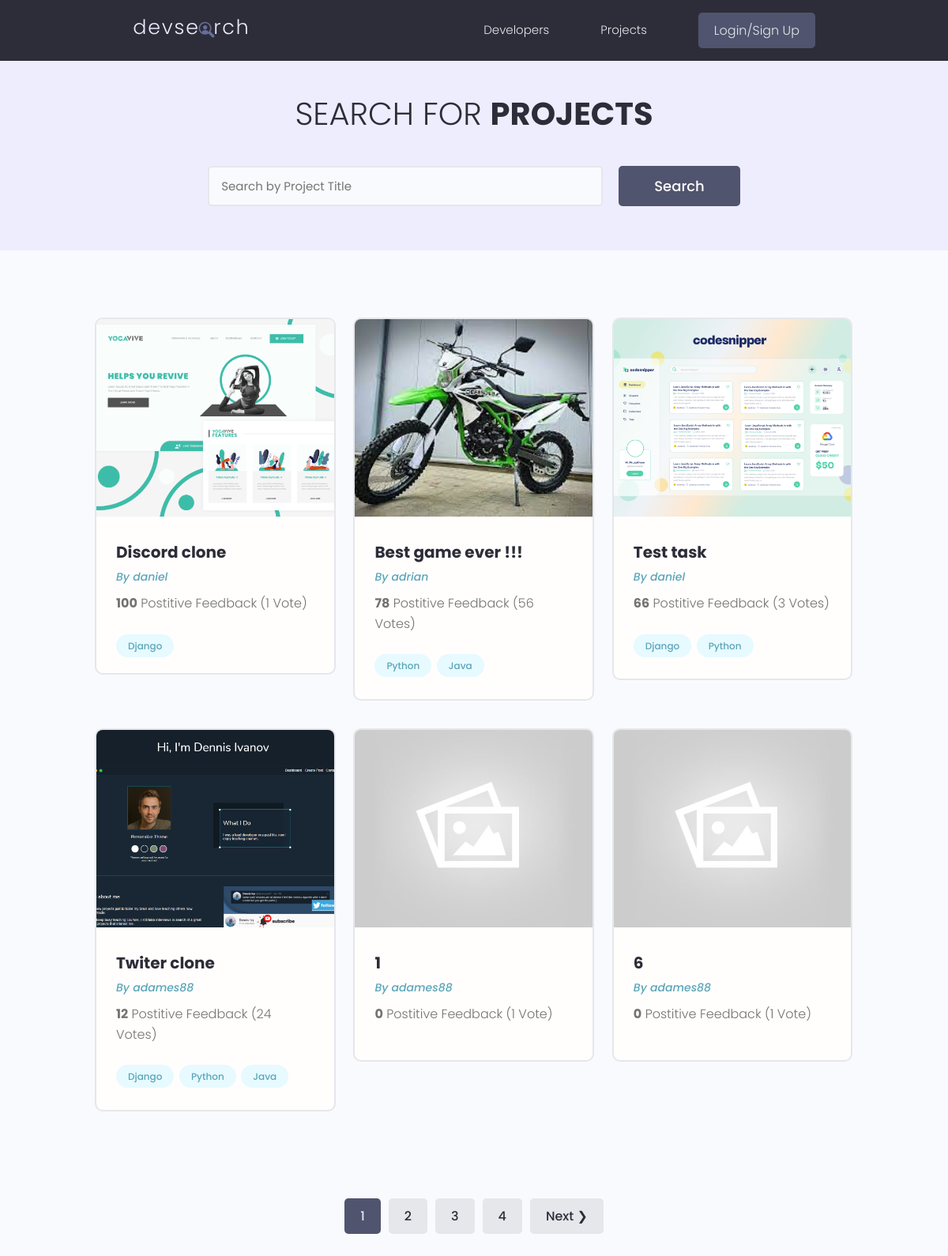
/projects/, run on the app's committed database.
### projects/models.py (models this page shows, shortened)
class Project(models.Model):
    id = models.UUIDField(default=uuid.uuid4, unique=True,
    primary_key=True, editable=False)
    owner = models.ForeignKey(Profile, on_delete=models.SET_NULL,null=True,blank=True)
    title = models.CharField(max_length=200)
    description = models.TextField(null=True, blank=True)
    featured_image = models.ImageField(null=True,blank=True, default="default.jpg")
    demo_link = models.CharField(max_length=2000,null=True,blank=True)
    source_link = models.CharField(max_length=2000,null=True,blank=True)
    tags = models.ManyToManyField("Tag",blank=True )
    vote_total = models.IntegerField(default=0, null=True,blank=True)
    vote_ratio = models.IntegerField(default=0, null=True,blank=True)
    created = models.DateTimeField(auto_now_add=True)
    updated = models.DateTimeField(auto_now=True)
    class Meta:
        ordering = ["-vote_ratio","-vote_total", "title"]

class Tag (models.Model):
    id = models.UUIDField(default=uuid.uuid4, unique=True,
    primary_key=True, editable=False)
    name = models.CharField(max_length=200)
    created = models.DateTimeField(auto_now_add=True)
    def __str__(self):
        return self.name

### users/models.py (models this page shows)
class Profile(models.Model):
    id = models.UUIDField(default=uuid.uuid4, unique=True,
    primary_key=True, editable=False)
    user = models.OneToOneField(User, on_delete=models.CASCADE, null=True,blank=True)
    name = models.CharField(max_length=200, blank=True, null=True)
    username = models.CharField(max_length=200, blank=True, null=True)
    location = models.CharField(max_length=200, blank=True, null=True)
    email = models.EmailField(max_length=300, null= True, blank=True)
    short_info = models.CharField(max_length=200, blank=True, null=True)
    bio = models.TextField(blank=True, null=True)
    profile_image = models.ImageField(blank=True, null=True, upload_to="profiles/", default="profiles/user-default.png")
    social_github = models.CharField(max_length=200, blank=True, null=True)
    social_twitter = models.CharField(max_length=200, blank=True, null=True)
    social_linkedin = models.CharField(max_length=200, blank=True, null=True)
    social_youtube = models.CharField(max_length=200, blank=True, null=True)
    social_website = models.CharField(max_length=200, blank=True, null=True)
    social_stackoverflow = models.CharField(max_length=200, blank=True, null=True)
    created = models.DateTimeField(auto_now_add=True)
    def __str__(self):
        return str(self.username)

### projects/views.py (the view)
# urls.py: path("projects/",include("projects.urls")),
def projects (request):
    search_query = ""
    if request.GET.get("search_query"):
        search_query = request.GET.get("search_query")
    tag = Tag.objects.filter(name__icontains = search_query)
    projects = Project.objects.distinct().filter(
    Q(title__icontains = search_query)|
    Q(description__icontains = search_query) |
    Q(tags__in = tag) |
    Q(owner__name__icontains = search_query)
       )
    page = request.GET.get("page")
    paginator= Paginator(projects, 6)
    try:
        projects = paginator.page(page)
    except PageNotAnInteger:
        page = 1
        projects = paginator.page(page)
    except EmptyPage:
        page = paginator.num_pages
        projects = paginator.page(page)
    left_index = (int(page) - 4)
    if left_index <1:
        left_index = 1
    right_index = (int(page) + 5)
    if right_index > paginator.num_pages:
        right_index = paginator.num_pages+1
    custom_range= range(left_index,right_index)
    context = {"projects":projects, "search_query":search_query, "paginator":paginator, "custom_range":custom_range}
    return render(request, "projects/projects.html", context)

### projects/templates/projects/projects.html (shortened to what this page needs)
{% extends 'main.html' %}
{% block content %}
<main class="projects">
    <section class="hero-section text-center">
        <div class="container container--narrow">
            <div class="hero-section__box">
                <h2>Search for <span>Projects</span></h2>
            </div>
            <div class="hero-section__search">
                <form id="search_form" class="form" action="{% url 'projects' %}" method="get">
                    <div class="form__field">
                        <input class="input input--text" id="formInput#search" type="text" name="search_query"
                           value="{{ search_query }}" placeholder="Search by Project Title" />
                    </div>
                    <input class="btn btn--sub btn--lg" type="submit" value="Search" />
                </form>
            </div>
        </div>
    </section>
    <section class="projectsList">
        <div class="container">
            <div class="grid grid--three">
                {% for project in projects %}
                <div class="column">
                    <div class="card project">
                        <a href="{% url 'project' project.id %}" class="project">
                            <img class="project__thumbnail" src="{{ project.featured_image.url }}" alt="project thumbnail" />
                            <div class="card__body">
                                <h3 class="project__title">{{ project.title }}</h3>
                                <p><a class="project__author" href="{% url 'profile' project.owner.id %}">By {{ project.owner}}</a></p>
                                <p class="project--rating">
                                    <span style="font-weight: bold;">{{ project.vote_ratio }}</span> Postitive
                                    Feedback ({{ project.vote_total }} Vote{{ project.vote_total|pluralize:"s" }})
                                </p>
                                <div class="project__tags">
                                    {% for tag in project.tags.all %}
                                    <span class="tag tag--pill tag--main">
                                        <small>{{tag}}</small>
                                    </span>
                                    {% endfor %}
                                </div>
                            </div>
                        </a>
                    </div>
                </div>
                {% endfor %}
            </div>
        </div>
    </section>
    {% include 'pagination.html' with queryset=projects custom_range=custom_range %}
</main>
{% endblock content %}

### static/styles/app.css (style rules this page uses)
:root { --color-sub: #2d2d39; }
.btn--sub { background-color: var(--color-sub-light); }
.card { border: 2px solid var(--color-light); }
img { width: 100%; }
.hero-section { height: 40vh; display: flex; align-items: center; background-color: var(--color-sub); }
.hero-section__box { margin-bottom: 4rem; }
.hero-section__box > h2, .hero-section__box > h2 > span { font-size: 4rem; color: var(--color-light); line-height: 1.3; text-transform: uppercase; }
.hero-section__box > h2 { font-weight: 300; }
.hero-section__box > h2 > span { font-weight: 700; }
.hero-section__search > .form { display: flex; align-items: center; justify-content: center; gap: 2rem; }
.hero-section__search > .form input.input--text { width: 50rem; }
.project__author { font-size: 1.4rem; font-style: italic; }
.project--rating { margin-bottom: 1.6em; margin-top: .5em; }
.projects > .hero-section { background: var(--color-sub-lighter); height: 30vh; }
.projects .hero-section__box { margin-bottom: 2.5rem; }
.projects .hero-section__box > h2 { color: var(--color-sub); }
.projects .hero-section__box > h2 > span { font-weight: 700; color: var(--color-sub); }
.projectsList { margin-top: 8rem; }
.project__thumbnail { height: 25rem; object-fit: cover; object-position: top center; }
.project__title { font-size: 2rem; font-weight: 700; color: var(--color-sub); }

### static/uikit/styles/modules/_variables.css (style rules this page uses)
:root { --color-main: #5aa5b9; --color-main-light: #e6faff; --color-sub: #3f4156; --color-sub-light: #51546e; --color-sub-lighter: #ededfd; --color-text: #737373; --color-gray: #8b8b8b; --color-light: #e5e7eb; --color-light-gray: #767676; --color-bg: #f8fafd; --color-white: #fffefd; --color-white-light: #f3f3f3; --color-success: #359e64; --color-success-bg: #def8e8; --color-error: #fc4b0b; --color-error-bg: #fff2ee; --font-base: 'Poppins', arial, helvetica, 'Segoe UI', roboto, ubuntu, sans-serif; --font-monospace: 'Fira Code', 'Courier New', courier, monospace; --font-regular: 300; --font-medium: 500; --font-bold: 700; --generic-shadow: 1px 1px 5px #00000010; --generic-transition: all 0.3s ease-in-out; }

### static/uikit/styles/modules/_base.css (style rules this page uses)
* { margin: 0; padding: 0; box-sizing: border-box; text-rendering: optimizeLegibility; color: inherit; font-size: inherit; }
html { font-size: 50%; }
@media only screen and (min-width: 480px) { html { font-size: 56.25%; } }
@media only screen and (min-width: 1200px) { html { font-size: 62.5%; } }
body { line-height: 1.6; font-weight: 400; font-size: 1.5rem; color: var(--color-text); background-color: var(--color-bg); min-height: 100vh; }

### static/uikit/styles/modules/_typography.css (style rules this page uses)
* { font-family: var(--font-base); }
h2 { font-size: 3.6rem; font-weight: var(--font-bold); }
h3 { font-size: 3.2rem; font-weight: var(--font-medium); }
p, span, strong { font-size: 1.6rem; color: var(--color-text); font-weight: var(--font-regular); }
a { padding-bottom: 2px; text-decoration: none; display: inline-block; color: var(--color-main); font-weight: var(--font-medium); }

### static/uikit/styles/modules/_utilities.css (style rules this page uses)
.container { width: 92%; max-width: 165rem; margin: 0 auto; box-sizing: border-box; }
.container--narrow { width: 92%; max-width: 120rem; }
@media screen and (min-width: 1000px) { .container { width: 90%; } }
@media screen and (min-width: 1000px) { .container--narrow { width: 85%; } }
@media screen and (min-width: 1200px) { .container { width: 80%; } }
@media screen and (min-width: 1200px) { .container--narrow { width: 72%; } }
.text-center { text-align: center; }

### static/uikit/styles/modules/_button.css (style rules this page uses)
.btn { display: inline-block; position: relative; cursor: pointer; background-color: var(--color-light); font-weight: var(--font-medium); color: var(--color-sub); text-decoration: none; padding: 1rem 2rem; border-radius: 0.5rem; border: none; width: -webkit-fit-content; width: -moz-fit-content; width: fit-content; height: -webkit-fit-content; height: -moz-fit-content; height: fit-content; font-size: 1.6rem; outline-width: 0; outline-color: transparent; -webkit-backface-visibility: hidden; backface-visibility: hidden; transition: all 0.3s ease-in-out; }
.btn--sub { background-color: var(--color-sub); color: var(--color-white); }
.btn--lg { font-size: 1.8rem; padding: 1.2rem 4.5rem; }

### static/uikit/styles/modules/_card.css (style rules this page uses)
.card { border-radius: 1rem; background-color: var(--color-white); border: 1.5px solid var(--color-light); width: auto; height: auto; margin-top: 0.5rem; margin-bottom: 0.5rem; overflow: hidden; }
.card__body, .card__header { padding: 2rem 2.5rem; }

### data on the page
Project: featured_image (picture), title "Discord clone", owner "daniel", vote_ratio "100", vote_total "1"
Tag: name "Django"
Project: featured_image (picture), title "Best game ever !!!", owner "adrian", vote_ratio "78", vote_total "56"
Tag: name "Python"
Tag: name "Java"
Project: featured_image (picture), title "Test task", owner "daniel", vote_ratio "66", vote_total "3"
Project: featured_image (picture), title "Twiter clone", owner "adames88", vote_ratio "12", vote_total "24"
Project: featured_image (placeholder picture), title "1", owner "adames88", vote_ratio "0", vote_total "1"
Project: featured_image (placeholder picture), title "6", owner "adames88", vote_ratio "0", vote_total "1"

### other printed values
{{ page }} "1"
{{ page }} "2" "3" "4"
